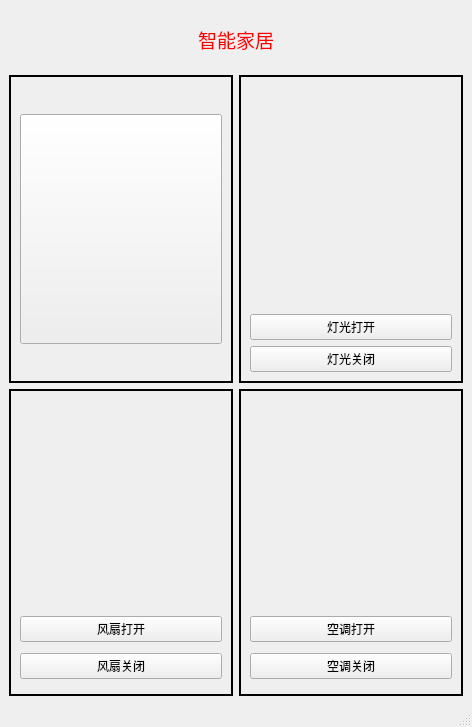
<?xml version="1.0" encoding="UTF-8"?>
<ui version="4.0">
 <class>Chat</class>
 <widget class="QMainWindow" name="Chat">
  <property name="geometry">
   <rect>
    <x>0</x>
    <y>0</y>
    <width>472</width>
    <height>727</height>
   </rect>
  </property>
  <property name="windowTitle">
   <string>MainWindow</string>
  </property>
  <property name="styleSheet">
   <string notr="true"/>
  </property>
  <widget class="QWidget" name="centralwidget">
   <property name="styleSheet">
    <string notr="true">#centralwidget
{
background-image: url(:/bk3.jpg);
}</string>
   </property>
   <layout class="QVBoxLayout" name="verticalLayout_6">
    <item>
     <widget class="QWidget" name="widget" native="true">
      <property name="maximumSize">
       <size>
        <width>16777215</width>
        <height>60</height>
       </size>
      </property>
      <layout class="QHBoxLayout" name="horizontalLayout">
       <item>
        <widget class="QLabel" name="label_6">
         <property name="maximumSize">
          <size>
           <width>60</width>
           <height>16777215</height>
          </size>
         </property>
         <property name="text">
          <string/>
         </property>
         <property name="pixmap">
          <pixmap resource="res.qrc">:/像素风_房子.png</pixmap>
         </property>
         <property name="scaledContents">
          <bool>true</bool>
         </property>
        </widget>
       </item>
       <item>
        <widget class="QLabel" name="label_4">
         <property name="maximumSize">
          <size>
           <width>16777215</width>
           <height>100</height>
          </size>
         </property>
         <property name="font">
          <font>
           <family>Britannic Bold</family>
           <pointsize>14</pointsize>
          </font>
         </property>
         <property name="styleSheet">
          <string notr="true">
color: rgb(255, 0, 0);</string>
         </property>
         <property name="text">
          <string>智能家居</string>
         </property>
         <property name="alignment">
          <set>Qt::AlignCenter</set>
         </property>
        </widget>
       </item>
       <item>
        <widget class="QLabel" name="label_5">
         <property name="maximumSize">
          <size>
           <width>60</width>
           <height>16777215</height>
          </size>
         </property>
         <property name="text">
          <string/>
         </property>
         <property name="pixmap">
          <pixmap resource="res.qrc">:/房子.png</pixmap>
         </property>
         <property name="scaledContents">
          <bool>true</bool>
         </property>
        </widget>
       </item>
      </layout>
     </widget>
    </item>
    <item>
     <layout class="QVBoxLayout" name="verticalLayout_4">
      <item>
       <layout class="QGridLayout" name="gridLayout" rowstretch="0,0" columnstretch="1,1">
        <item row="0" column="1">
         <widget class="QFrame" name="light">
          <property name="whatsThis">
           <string/>
          </property>
          <property name="accessibleName">
           <string/>
          </property>
          <property name="accessibleDescription">
           <string/>
          </property>
          <property name="inputMethodHints">
           <set>Qt::ImhNone</set>
          </property>
          <property name="frameShape">
           <enum>QFrame::Box</enum>
          </property>
          <property name="frameShadow">
           <enum>QFrame::Plain</enum>
          </property>
          <property name="lineWidth">
           <number>2</number>
          </property>
          <layout class="QVBoxLayout" name="verticalLayout">
           <item>
            <widget class="QLabel" name="label">
             <property name="text">
              <string/>
             </property>
             <property name="pixmap">
              <pixmap resource="res.qrc">:/灯光总开关.png</pixmap>
             </property>
             <property name="scaledContents">
              <bool>true</bool>
             </property>
            </widget>
           </item>
           <item>
            <widget class="QPushButton" name="pushButton_2">
             <property name="styleSheet">
              <string notr="true"/>
             </property>
             <property name="text">
              <string>灯光打开</string>
             </property>
             <property name="icon">
              <iconset resource="res.qrc">
               <normaloff>:/打开.png</normaloff>:/打开.png</iconset>
             </property>
             <property name="iconSize">
              <size>
               <width>20</width>
               <height>20</height>
              </size>
             </property>
            </widget>
           </item>
           <item>
            <widget class="QPushButton" name="pushButton_4">
             <property name="text">
              <string>灯光关闭</string>
             </property>
             <property name="icon">
              <iconset resource="res.qrc">
               <normaloff>:/关闭.png</normaloff>:/关闭.png</iconset>
             </property>
             <property name="iconSize">
              <size>
               <width>20</width>
               <height>20</height>
              </size>
             </property>
            </widget>
           </item>
          </layout>
         </widget>
        </item>
        <item row="1" column="0">
         <widget class="QFrame" name="fengsan">
          <property name="whatsThis">
           <string/>
          </property>
          <property name="accessibleName">
           <string/>
          </property>
          <property name="accessibleDescription">
           <string/>
          </property>
          <property name="inputMethodHints">
           <set>Qt::ImhNone</set>
          </property>
          <property name="frameShape">
           <enum>QFrame::Box</enum>
          </property>
          <property name="frameShadow">
           <enum>QFrame::Plain</enum>
          </property>
          <property name="lineWidth">
           <number>2</number>
          </property>
          <layout class="QVBoxLayout" name="verticalLayout_2">
           <item>
            <widget class="QLabel" name="label_2">
             <property name="maximumSize">
              <size>
               <width>16777215</width>
               <height>200</height>
              </size>
             </property>
             <property name="text">
              <string/>
             </property>
             <property name="pixmap">
              <pixmap resource="res.qrc">:/风扇.png</pixmap>
             </property>
             <property name="scaledContents">
              <bool>true</bool>
             </property>
            </widget>
           </item>
           <item>
            <widget class="QPushButton" name="pushButton_5">
             <property name="styleSheet">
              <string notr="true"/>
             </property>
             <property name="text">
              <string>风扇打开</string>
             </property>
             <property name="icon">
              <iconset resource="res.qrc">
               <normaloff>:/打开.png</normaloff>:/打开.png</iconset>
             </property>
             <property name="iconSize">
              <size>
               <width>20</width>
               <height>20</height>
              </size>
             </property>
            </widget>
           </item>
           <item>
            <widget class="QPushButton" name="pushButton_6">
             <property name="text">
              <string>风扇关闭</string>
             </property>
             <property name="icon">
              <iconset resource="res.qrc">
               <normaloff>:/关闭.png</normaloff>:/关闭.png</iconset>
             </property>
             <property name="iconSize">
              <size>
               <width>20</width>
               <height>20</height>
              </size>
             </property>
            </widget>
           </item>
          </layout>
         </widget>
        </item>
        <item row="1" column="1">
         <widget class="QFrame" name="kong">
          <property name="whatsThis">
           <string/>
          </property>
          <property name="accessibleName">
           <string/>
          </property>
          <property name="accessibleDescription">
           <string/>
          </property>
          <property name="layoutDirection">
           <enum>Qt::LeftToRight</enum>
          </property>
          <property name="inputMethodHints">
           <set>Qt::ImhNone</set>
          </property>
          <property name="frameShape">
           <enum>QFrame::Box</enum>
          </property>
          <property name="frameShadow">
           <enum>QFrame::Plain</enum>
          </property>
          <property name="lineWidth">
           <number>2</number>
          </property>
          <layout class="QVBoxLayout" name="verticalLayout_3">
           <item>
            <widget class="QLabel" name="label_3">
             <property name="maximumSize">
              <size>
               <width>16777215</width>
               <height>200</height>
              </size>
             </property>
             <property name="text">
              <string/>
             </property>
             <property name="pixmap">
              <pixmap resource="res.qrc">:/空调.png</pixmap>
             </property>
             <property name="scaledContents">
              <bool>true</bool>
             </property>
            </widget>
           </item>
           <item>
            <widget class="QPushButton" name="pushButton_3">
             <property name="styleSheet">
              <string notr="true"/>
             </property>
             <property name="text">
              <string>空调打开</string>
             </property>
             <property name="icon">
              <iconset resource="res.qrc">
               <normaloff>:/打开.png</normaloff>:/打开.png</iconset>
             </property>
             <property name="iconSize">
              <size>
               <width>20</width>
               <height>20</height>
              </size>
             </property>
            </widget>
           </item>
           <item>
            <widget class="QPushButton" name="pushButton_7">
             <property name="text">
              <string>空调关闭</string>
             </property>
             <property name="icon">
              <iconset resource="res.qrc">
               <normaloff>:/关闭.png</normaloff>:/关闭.png</iconset>
             </property>
            </widget>
           </item>
          </layout>
         </widget>
        </item>
        <item row="0" column="0">
         <widget class="QFrame" name="light_2">
          <property name="whatsThis">
           <string/>
          </property>
          <property name="accessibleName">
           <string/>
          </property>
          <property name="accessibleDescription">
           <string/>
          </property>
          <property name="inputMethodHints">
           <set>Qt::ImhNone</set>
          </property>
          <property name="frameShape">
           <enum>QFrame::Box</enum>
          </property>
          <property name="frameShadow">
           <enum>QFrame::Plain</enum>
          </property>
          <property name="lineWidth">
           <number>2</number>
          </property>
          <layout class="QVBoxLayout" name="verticalLayout_5">
           <item>
            <widget class="QPushButton" name="pushButton">
             <property name="minimumSize">
              <size>
               <width>0</width>
               <height>230</height>
              </size>
             </property>
             <property name="styleSheet">
              <string notr="true">QPushButton {border-image:url(:/天气.png);}
QPushButton:hover {border-image:url(:/天气2.png);}
QPushButton:pressed {border-image:url(:/天气3.png);}</string>
             </property>
             <property name="text">
              <string/>
             </property>
            </widget>
           </item>
          </layout>
         </widget>
        </item>
       </layout>
      </item>
     </layout>
    </item>
   </layout>
  </widget>
  <widget class="QMenuBar" name="menubar">
   <property name="geometry">
    <rect>
     <x>0</x>
     <y>0</y>
     <width>472</width>
     <height>26</height>
    </rect>
   </property>
  </widget>
  <widget class="QStatusBar" name="statusbar"/>
 </widget>
 <resources>
  <include location="res.qrc"/>
 </resources>
 <connections/>
</ui>
